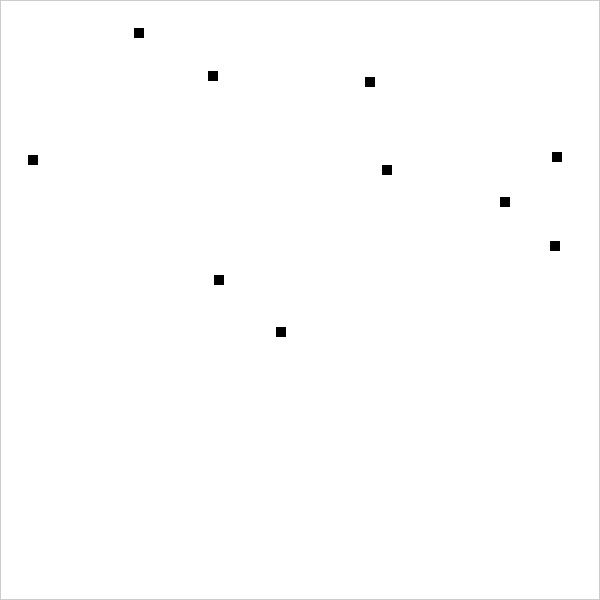
Frame 1 (no input)
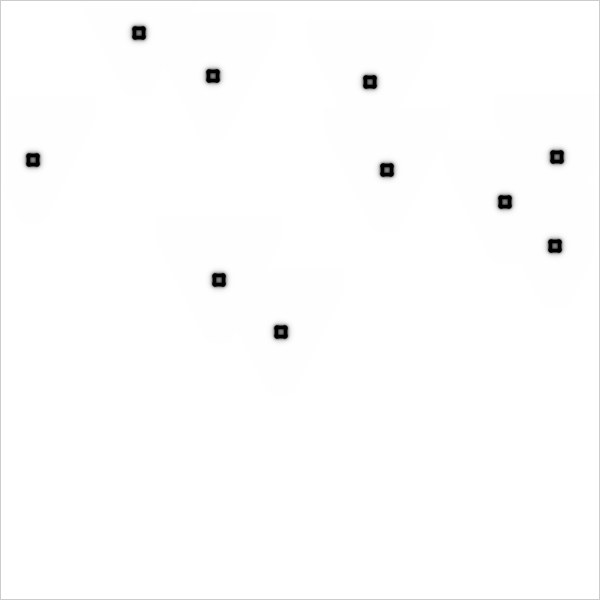
Frame 60 (the mouse pressed at the canvas centre just before this capture)
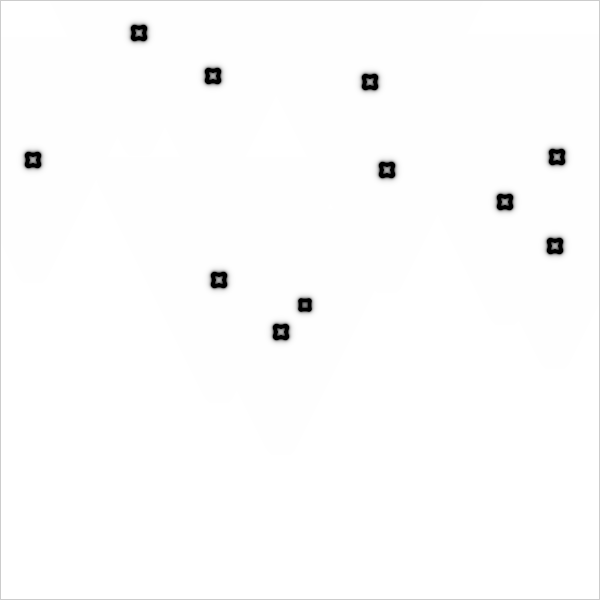
Frame 120 (the mouse held since frame 60 and released just before this capture)

The Processing sketch that drew these frames (run headless with seeded random() and noise(); from frame 60 on, the mouse is pressed at the canvas centre):

// Processing sketch: ReactionDiffusionJavaDemo
// ── ReactionDiffusionJavaDemo.pde
Cell[][] grid;
Cell[][] prev;

void setup() {
  size(600, 600);
  grid = new Cell[width][height];
  prev = new Cell[width][height];

  for (int i = 0; i < width; i++) {
    for (int j = 0; j < height; j ++) {
      float a = 1;
      float b = 0;
      grid[i][j] = new Cell(a, b);
      prev[i][j] = new Cell(a, b);
    }
  }

  for (int n = 0; n < 10; n++) {
    int startx = int(random(20, width-20));
    int starty = int(random(20, height-20));

    for (int i = startx; i < startx+10; i++) {
      for (int j = starty; j < starty+10; j ++) {
        float a = 1;
        float b = 1;
        grid[i][j] = new Cell(a, b);
        prev[i][j] = new Cell(a, b);
      }
    }
  }
}

void mousePressed(){
    for (int i = mouseX; i < mouseX+10; i++) {
      for (int j = mouseY; j < mouseY+10; j ++) {
        float a = 1;
        float b = 1;
        grid[i][j] = new Cell(a, b);
        prev[i][j] = new Cell(a, b);
      }
    }
  }

float dt = 1;
float dA = 0.8;
float dB = 0.1;
float feed = 0.060;
float k = 0.062;

class Cell {
  float a;
  float b;

  Cell(float a_, float b_) {
    a = a_;
    b = b_;
  }
}


void update() {
  for (int i = 1; i < width-1; i++) {
    for (int j = 1; j < height-1; j ++) {

      Cell spot = prev[i][j];
      Cell newspot = grid[i][j];

      float a = spot.a;
      float b = spot.b;

      float laplaceA = 0;
      laplaceA += a*-1;
      laplaceA += prev[i+1][j].a*0.2;
      laplaceA += prev[i-1][j].a*0.2;
      laplaceA += prev[i][j+1].a*0.2;
      laplaceA += prev[i][j-1].a*0.2;
      laplaceA += prev[i-1][j-1].a*0.05;
      laplaceA += prev[i+1][j-1].a*0.05;
      laplaceA += prev[i-1][j+1].a*0.05;
      laplaceA += prev[i+1][j+1].a*0.05;

      float laplaceB = 0;
      laplaceB += b*-1;
      laplaceB += prev[i+1][j].b*0.2;
      laplaceB += prev[i-1][j].b*0.2;
      laplaceB += prev[i][j+1].b*0.2;
      laplaceB += prev[i][j-1].b*0.2;
      laplaceB += prev[i-1][j-1].b*0.05;
      laplaceB += prev[i+1][j-1].b*0.05;
      laplaceB += prev[i-1][j+1].b*0.05;
      laplaceB += prev[i+1][j+1].b*0.05;

      newspot.a = a + (dA*laplaceA - a*b*b + feed*(1-a))*dt;
      newspot.b = b + (dB*laplaceB + a*b*b - (k+feed)*b)*dt;

      newspot.a = constrain(newspot.a, 0, 1);
      newspot.b = constrain(newspot.b, 0, 1);
    }
  }
}

void swap() {
  Cell[][] temp = prev;
  prev = grid;
  grid = temp;
}

void draw() {
  println(frameRate);

  for (int i = 0; i < 1; i++) {
    update();
    swap();
  }

  loadPixels();
  for (int i = 1; i < width-1; i++) {
    for (int j = 1; j < height-1; j ++) {
      Cell spot = grid[i][j];
      float a = spot.a;
      float b = spot.b;
      int pos = i + j * width;
      pixels[pos] = color((a-b)*255);
    }
  }
  updatePixels();
}
